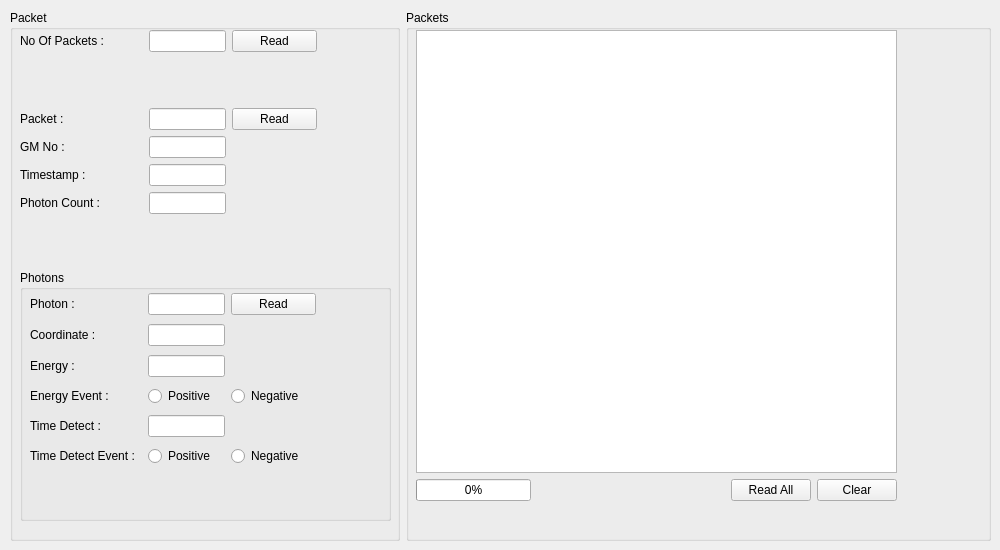
    <widget class="QWidget" name="tab_2">
     <attribute name="title">
      <string>Packets</string>
     </attribute>
     <widget class="QWidget" name="layoutWidget23">
      <property name="geometry">
       <rect>
        <x>10</x>
        <y>10</y>
        <width>981</width>
        <height>531</height>
       </rect>
      </property>
      <layout class="QGridLayout" name="gridLayout_40" columnstretch="40,60">
       <item row="0" column="0">
        <widget class="QGroupBox" name="packetGroup">
         <property name="title">
          <string>Packet</string>
         </property>
         <widget class="QWidget" name="gridLayoutWidget_11">
          <property name="geometry">
           <rect>
            <x>10</x>
            <y>20</y>
            <width>371</width>
            <height>491</height>
           </rect>
          </property>
          <layout class="QGridLayout" name="gridLayout_11" rowstretch="10,10,10,10,10,10,10,50" columnstretch="29,18,20,16">
           <item row="2" column="2">
            <widget class="QPushButton" name="readPacketBtn">
             <property name="text">
              <string>Read</string>
             </property>
            </widget>
           </item>
           <item row="0" column="0">
            <widget class="QLabel" name="noOfPacketsLab">
             <property name="text">
              <string>No Of Packets :</string>
             </property>
             <property name="alignment">
              <set>Qt::AlignLeading|Qt::AlignLeft|Qt::AlignVCenter</set>
             </property>
            </widget>
           </item>
           <item row="0" column="1">
            <widget class="QLineEdit" name="noOfPacketsEdit">
             <property name="readOnly">
              <bool>true</bool>
             </property>
            </widget>
           </item>
           <item row="0" column="2">
            <widget class="QPushButton" name="readNoOfPacketsBtn">
             <property name="text">
              <string>Read</string>
             </property>
            </widget>
           </item>
           <item row="5" column="0">
            <widget class="QLabel" name="packetPhotonCountLab">
             <property name="text">
              <string>Photon Count :</string>
             </property>
             <property name="alignment">
              <set>Qt::AlignLeading|Qt::AlignLeft|Qt::AlignVCenter</set>
             </property>
            </widget>
           </item>
           <item row="3" column="0">
            <widget class="QLabel" name="packetGMLab">
             <property name="text">
              <string>GM No :</string>
             </property>
             <property name="alignment">
              <set>Qt::AlignLeading|Qt::AlignLeft|Qt::AlignVCenter</set>
             </property>
            </widget>
           </item>
           <item row="4" column="0">
            <widget class="QLabel" name="packetTimestampLab">
             <property name="text">
              <string>Timestamp :</string>
             </property>
             <property name="alignment">
              <set>Qt::AlignLeading|Qt::AlignLeft|Qt::AlignVCenter</set>
             </property>
            </widget>
           </item>
           <item row="1" column="0" colspan="3">
            <spacer name="horizontalSpacer_13">
             <property name="orientation">
              <enum>Qt::Horizontal</enum>
             </property>
             <property name="sizeHint" stdset="0">
              <size>
               <width>40</width>
               <height>20</height>
              </size>
             </property>
            </spacer>
           </item>
           <item row="2" column="0">
            <widget class="QLabel" name="packetLab">
             <property name="text">
              <string>Packet :</string>
             </property>
             <property name="alignment">
              <set>Qt::AlignLeading|Qt::AlignLeft|Qt::AlignVCenter</set>
             </property>
            </widget>
           </item>
           <item row="3" column="1">
            <widget class="QLineEdit" name="packetGMEdit">
             <property name="readOnly">
              <bool>true</bool>
             </property>
            </widget>
           </item>
           <item row="2" column="1">
            <widget class="QLineEdit" name="packetNoEdit"/>
           </item>
           <item row="4" column="1">
            <widget class="QLineEdit" name="packetTimestampEdit">
             <property name="readOnly">
              <bool>true</bool>
             </property>
            </widget>
           </item>
           <item row="6" column="0" colspan="3">
            <spacer name="horizontalSpacer_14">
             <property name="orientation">
              <enum>Qt::Horizontal</enum>
             </property>
             <property name="sizeHint" stdset="0">
              <size>
               <width>40</width>
               <height>20</height>
              </size>
             </property>
            </spacer>
           </item>
           <item row="5" column="1">
            <widget class="QLineEdit" name="packetPhotonCountEdit">
             <property name="readOnly">
              <bool>true</bool>
             </property>
            </widget>
           </item>
           <item row="7" column="0" colspan="4">
            <widget class="QGroupBox" name="photonGroup">
             <property name="title">
              <string>Photons</string>
             </property>
             <widget class="QWidget" name="gridLayoutWidget_12">
              <property name="geometry">
               <rect>
                <x>10</x>
                <y>20</y>
                <width>286</width>
                <height>184</height>
               </rect>
              </property>
              <layout class="QGridLayout" name="gridLayout_12" columnstretch="38,26,29">
               <item row="3" column="1">
                <widget class="QRadioButton" name="photonEnergyPosEventRadio">
                 <property name="text">
                  <string>Positive</string>
                 </property>
                 <attribute name="buttonGroup">
                  <string notr="true">photonEnergyEventBtnGroup</string>
                 </attribute>
                </widget>
               </item>
               <item row="4" column="1">
                <widget class="QLineEdit" name="photonTimeDetectEdit"/>
               </item>
               <item row="0" column="0">
                <widget class="QLabel" name="photonNoLab">
                 <property name="text">
                  <string>Photon :</string>
                 </property>
                 <property name="alignment">
                  <set>Qt::AlignLeading|Qt::AlignLeft|Qt::AlignVCenter</set>
                 </property>
                </widget>
               </item>
               <item row="0" column="2">
                <widget class="QPushButton" name="readPhotonBtn">
                 <property name="text">
                  <string>Read</string>
                 </property>
                </widget>
               </item>
               <item row="0" column="1">
                <widget class="QLineEdit" name="photonNoEdit"/>
               </item>
               <item row="4" column="0">
                <widget class="QLabel" name="photonTimeDetectLab">
                 <property name="text">
                  <string>Time Detect :</string>
                 </property>
                 <property name="alignment">
                  <set>Qt::AlignLeading|Qt::AlignLeft|Qt::AlignVCenter</set>
                 </property>
                </widget>
               </item>
               <item row="1" column="0">
                <widget class="QLabel" name="photonCoordLab">
                 <property name="text">
                  <string>Coordinate :</string>
                 </property>
                 <property name="alignment">
                  <set>Qt::AlignLeading|Qt::AlignLeft|Qt::AlignVCenter</set>
                 </property>
                </widget>
               </item>
               <item row="2" column="1">
                <widget class="QLineEdit" name="photonEnergyEdit"/>
               </item>
               <item row="1" column="1">
                <widget class="QLineEdit" name="photonCoordEdit"/>
               </item>
               <item row="3" column="2">
                <widget class="QRadioButton" name="photonEnergyNegEventRadio">
                 <property name="text">
                  <string>Negative</string>
                 </property>
                 <attribute name="buttonGroup">
                  <string notr="true">photonEnergyEventBtnGroup</string>
                 </attribute>
                </widget>
               </item>
               <item row="2" column="0">
                <widget class="QLabel" name="photonEnergyLab">
                 <property name="text">
                  <string>Energy :</string>
                 </property>
                 <property name="alignment">
                  <set>Qt::AlignLeading|Qt::AlignLeft|Qt::AlignVCenter</set>
                 </property>
                </widget>
               </item>
               <item row="3" column="0">
                <widget class="QLabel" name="photonEnergyEventLab">
                 <property name="text">
                  <string>Energy Event :</string>
                 </property>
                 <property name="alignment">
                  <set>Qt::AlignLeading|Qt::AlignLeft|Qt::AlignVCenter</set>
                 </property>
                </widget>
               </item>
               <item row="5" column="0">
                <widget class="QLabel" name="photonTimeDetectEventLab">
                 <property name="text">
                  <string>Time Detect Event :</string>
                 </property>
                 <property name="alignment">
                  <set>Qt::AlignLeading|Qt::AlignLeft|Qt::AlignVCenter</set>
                 </property>
                </widget>
               </item>
               <item row="5" column="1">
                <widget class="QRadioButton" name="photonTimeDetectPosEventRadio">
                 <property name="text">
                  <string>Positive</string>
                 </property>
                 <attribute name="buttonGroup">
                  <string notr="true">photonTimeDetectBtnGroup</string>
                 </attribute>
                </widget>
               </item>
               <item row="5" column="2">
                <widget class="QRadioButton" name="photonTimeDetectNegEventRadio">
                 <property name="text">
                  <string>Negative</string>
                 </property>
                 <attribute name="buttonGroup">
                  <string notr="true">photonTimeDetectBtnGroup</string>
                 </attribute>
                </widget>
               </item>
              </layout>
             </widget>
            </widget>
           </item>
           <item row="0" column="3" rowspan="7">
            <spacer name="verticalSpacer_2">
             <property name="orientation">
              <enum>Qt::Vertical</enum>
             </property>
             <property name="sizeHint" stdset="0">
              <size>
               <width>20</width>
               <height>40</height>
              </size>
             </property>
            </spacer>
           </item>
          </layout>
         </widget>
        </widget>
       </item>
       <item row="0" column="1">
        <widget class="QGroupBox" name="packetsGroup">
         <property name="enabled">
          <bool>true</bool>
         </property>
         <property name="title">
          <string>Packets</string>
         </property>
         <widget class="QWidget" name="layoutWidget24">
          <property name="geometry">
           <rect>
            <x>10</x>
            <y>20</y>
            <width>481</width>
            <height>471</height>
           </rect>
          </property>
          <layout class="QGridLayout" name="gridLayout_10" rowstretch="90,10">
           <item row="1" column="0">
            <widget class="QProgressBar" name="packetLoadProgressBar">
             <property name="value">
              <number>0</number>
             </property>
            </widget>
           </item>
           <item row="1" column="1">
            <spacer name="horizontalSpacer_15">
             <property name="orientation">
              <enum>Qt::Horizontal</enum>
             </property>
             <property name="sizeHint" stdset="0">
              <size>
               <width>188</width>
               <height>20</height>
              </size>
             </property>
            </spacer>
           </item>
           <item row="1" column="2">
            <widget class="QPushButton" name="readAllPacketsBtn">
             <property name="text">
              <string>Read All</string>
             </property>
            </widget>
           </item>
           <item row="1" column="3">
            <widget class="QPushButton" name="resetPacketTextBtn">
             <property name="text">
              <string>Clear</string>
             </property>
            </widget>
           </item>
           <item row="0" column="0" colspan="4">
            <widget class="QTextEdit" name="packetsText">
             <property name="enabled">
              <bool>true</bool>
             </property>
             <property name="readOnly">
              <bool>true</bool>
             </property>
            </widget>
           </item>
          </layout>
         </widget>
        </widget>
       </item>
      </layout>
     </widget>
    </widget>
